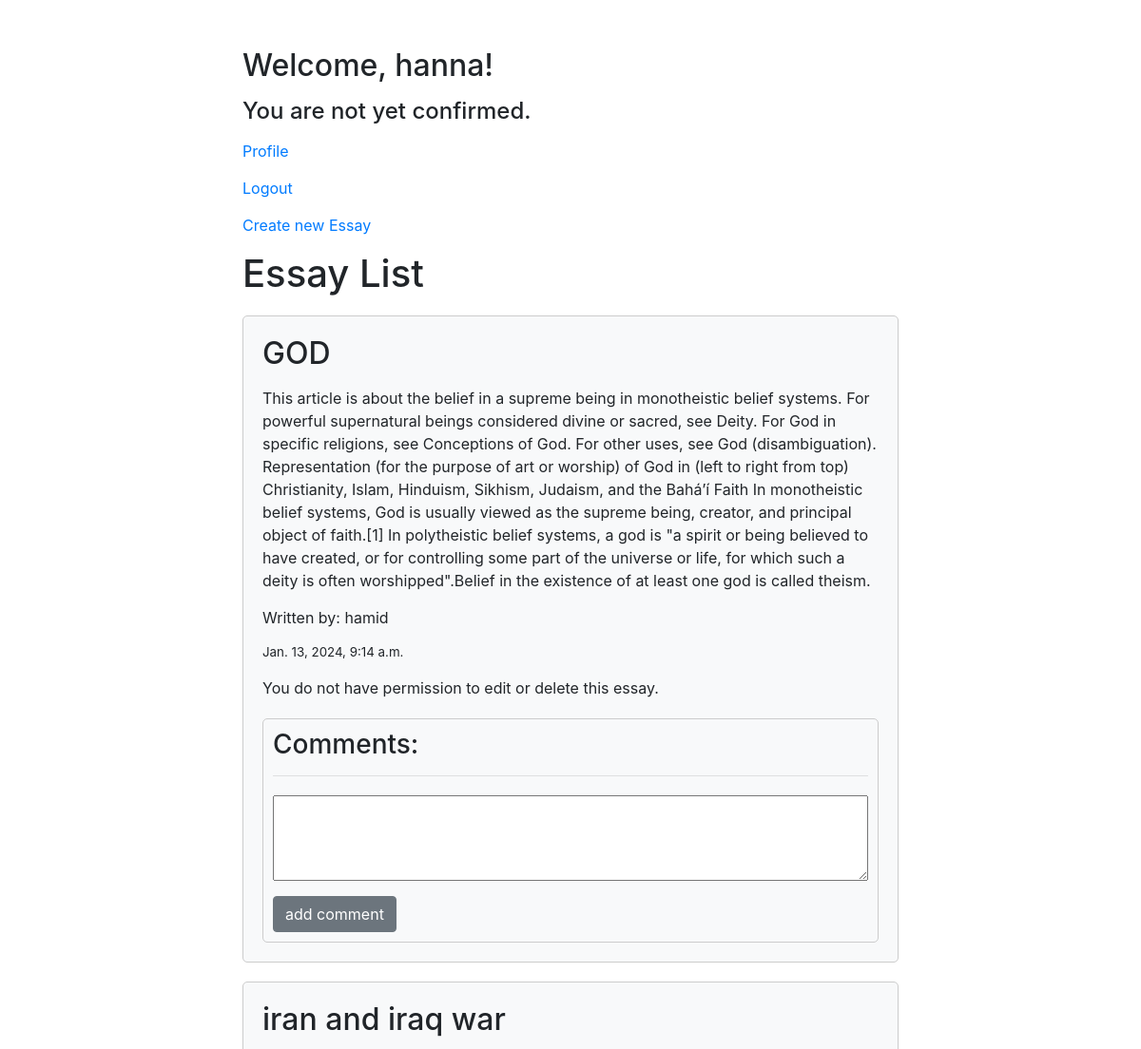
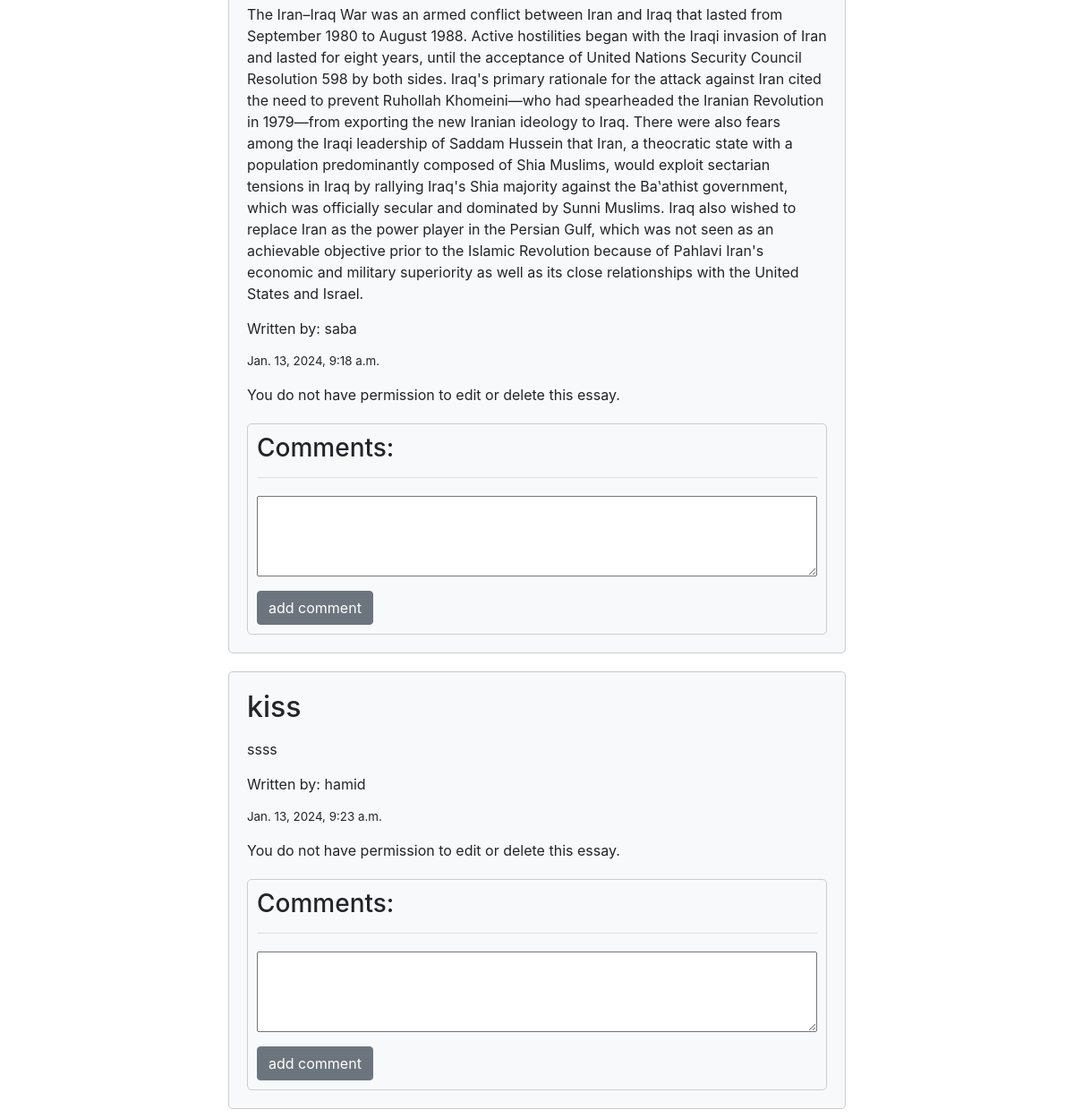
The page / (signed in) on the database its author committed (2 pictures, top to bottom).
### essay/models.py (models this page shows, shortened)
class Essay(models.Model):
    author = models.ForeignKey(Profile_authors , null=True
                              ,on_delete=models.SET_NULL)
    title = models.CharField(max_length=100)
    content = models.TextField()
    timestamp = models.DateTimeField(auto_now_add=True)

### authors/models.py (models this page shows, shortened)
class Profile_authors(models.Model):
    user = models.OneToOneField(User,on_delete=models.CASCADE,null=True,blank=True)
    username = models.CharField(max_length=200,blank=True,null=True)
    email = models.EmailField(max_length=500,blank=True,null=True)
    bio =  models.TextField(max_length=100,blank=True,null=True)
    id = models.UUIDField(default=uuid.uuid4 , unique=True,primary_key=True,editable=False)
    confirmation = models.BooleanField(default=False)

### essay/views.py (the view)
# urls.py: path('', essay_list, name='essay_list'),
def essay_list(request):
    essays = Essay.objects.all()
    return render(request, 'essay_list.html', {'essays': essays})

### essay/templates/essay_list.html (shortened to what this page needs)
<!DOCTYPE html>
<html lang="en">
<head>
    <link href="https://maxcdn.bootstrapcdn.com/bootstrap/4.0.0/css/bootstrap.min.css" rel="stylesheet">
</head>
<body>
    <div class="container">
        {% if user.is_authenticated %}
        {% if user.is_superuser %}
        <h2>Welcome, Superuser {{ user.username }}!</h2>
        <p><a href="{% url 'logout' %}">Logout</a></p>
        <p><a href="{% url 'comment_approval_page' %}">Comment Approval Page</a></p>
        <p><a href="{% url 'confirmation' %}">Confirmation Authors Page</a></p>
        {% else %}
        <h2>Welcome, {{ user.username }}!</h2>
        {% if user.profile_authors.confirmation %}
        <h3>Congratulations! You are a confirmed user.</h3>
        {% else %}
        <h4>You are not yet confirmed.</h4>
        {% endif %}
        <p><a href="{% url 'profiles' %}">Profile</a></p>
        <p><a href="{% url 'logout' %}">Logout</a></p>
        <p><a href="{% url 'add_essay' %}">Create new Essay</a></p>
        {% endif %}
        {% else %}
        <p>You are not logged in. Please <a href="{% url 'login' %}">log in</a> or <a href="{% url 'register' %}">register</a>.</p>
        {% endif %}
        <h1>Essay List</h1>
        {% for essay in essays %}
        <div class="essay-section">
            <h2>{{ essay.title }}</h2>
            <p>{{ essay.content }}</p>
            <p>Written by: {{ essay.author.username }}</p>
            <p style="font-size:smaller;">{{ essay.timestamp }}</p>
            {% if user.is_authenticated %}
            {% if essay.author == user.profile_authors and essay.author.confirmation %}
            <a class="btn custom-btn-color" href="{% url 'update_essay' pk=essay.id %}">update essay</a>
            <a class="btn custom-btn-color2" href="{% url 'delete_essay' pk=essay.id %}">delete essay</a>
            {% else %}
            <p>You do not have permission to edit or delete this essay.</p>
            {% endif %}
            {% endif %}
            <div class="comments-section">
                <h3>Comments:</h3><hr>
                <form method="post" action="{% url 'add_comment' essay.id %}">
                    <textarea name="text" rows="3" cols="50" required></textarea><br>
                    <button type="submit" class="btn btn-secondary" >add comment</button>
                </form>
            </div>
        </div>
        {% endfor %}
    </div>
</body>
</html>

### essay/templates/essay_list.html (style rules this page uses)
body { margin-top: 50px; text-align: center; margin-bottom: 10px; }
.container { margin: auto; width: 60%; text-align: left; }
h1, h2, h3, h4, p, li { margin-bottom: 15px; }
.essay-section { margin-top: 20px; padding: 20px; border: 1px solid #ccc; border-radius: 5px; background-color: #f8f9fa; }
.comments-section { margin-top: 20px; padding: 10px; border: 1px solid #ccc; border-radius: 5px; }
form { margin-top: 20px; }
form textarea { width: 100%; padding: 8px; margin-bottom: 10px; }

### rows shown on the page
Essay: title "GOD", content "This article is about the belief in a supreme being in monotheistic belief systems. For powerful supernatural beings considered divine or sacred, see Deity. For God in specific religions, see Conceptions of God. For other uses, see God (disambiguation). Representation (for the purpose of art or worship) of God in (left to right from top) Christianity, Islam, Hinduism, Sikhism, Judaism, and the Baháʼí Faith In monotheistic belief systems, God is usually viewed as the supreme being, creator, and principal object of faith.[1] In polytheistic belief systems, a god is \"a spirit or being believed to have created, or for controlling some part of the universe or life, for which such a deity is…", author.username "hamid", timestamp "Jan. 13, 2024, 9:14 a.m.", shows "You do not have permission to edit or delete this essay."
Essay: title "iran and iraq war", content "The Iran–Iraq War was an armed conflict between Iran and Iraq that lasted from September 1980 to August 1988. Active hostilities began with the Iraqi invasion of Iran and lasted for eight years, until the acceptance of United Nations Security Council Resolution 598 by both sides. Iraq's primary rationale for the attack against Iran cited the need to prevent Ruhollah Khomeini—who had spearheaded the Iranian Revolution in 1979—from exporting the new Iranian ideology to Iraq. There were also fears among the Iraqi leadership of Saddam Hussein that Iran, a theocratic state with a population predominantly composed of Shia Muslims, would exploit sectarian tensions in Iraq by rallying Iraq's Shia…", author.username "saba", timestamp "Jan. 13, 2024, 9:18 a.m.", shows "You do not have permission to edit or delete this essay."
Essay: title "kiss", content "ssss", author.username "hamid", timestamp "Jan. 13, 2024, 9:23 a.m.", shows "You do not have permission to edit or delete this essay."

### other values the page prints
{{ user.username }} "hanna"
